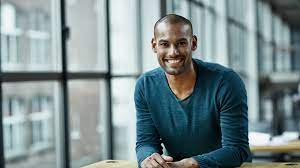
#> input picture image-editing/img.png, 300 x 168 px
$ python image_editing.py --image img.png
#> lines starting #> are read from the running program, lines starting #| are printed output that depends on the picture; after the words box and inside, x2 and y2 are one past the last pixel; in counts of white or black regions, pixels touching at a corner belong together
import cv2
import argparse
import imutils

ap = argparse.ArgumentParser()
ap.add_argument("-i", "--image", type=str, required=True,
	help="path to input image")
args = vars(ap.parse_args())

image = cv2.imread(args["image"]) # reads image
#> image is the input picture: shape (168, 300, 3); mean B, G, R 142.8, 140.8, 124.3
cv2.imshow("Image",image)
cv2.waitKey(0)

resize = imutils.resize(image, width = 500, inter = cv2.INTER_CUBIC)
cv2.imshow("resize", resize)
cv2.waitKey(0)

rotate = imutils.rotate(image,10,center=(10,10))
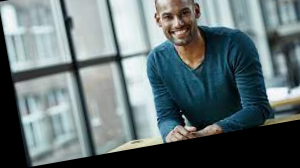
#> rotate: shape (168, 300, 3); mean B, G, R 116.3, 114.4, 100.4
cv2.imshow("rotate", rotate)
cv2.waitKey(0)

(B,G,R) = cv2.split(image)
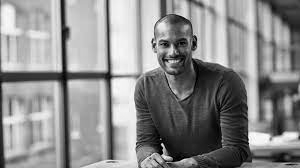
#> G: shape (168, 300); min 0, max 255, mean 140.8
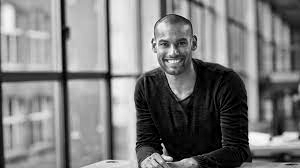
#> R: shape (168, 300); min 0, max 255, mean 124.3

cv2.imshow("R",R)
cv2.waitKey(0)
cv2.imshow("G",G)
cv2.waitKey(0)
cv2.imshow("B",B)
cv2.waitKey(0)
merge = cv2.merge([B,G,R])
cv2.imshow("merged",merge)
cv2.waitKey(0)

cv2.rectangle(image,(100,30),(275,200),(0,0,255),2)
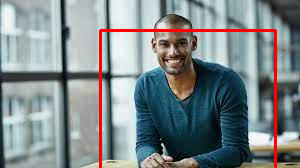
#> image: shape (168, 300, 3); 2.67% of pixels changed, all inside (x1, y1, x2, y2) = (99, 29, 277, 168)
cv2.circle(image, (140, 133), 20, (0, 0, 255), 0)
cv2.imshow("Drawing", image)
cv2.waitKey(0)

cv2.putText(image, "OpenCV", (10,  25), cv2.FONT_HERSHEY_SIMPLEX,
	0.8, (0,0,255), 2)
cv2.imshow("Text",image)
cv2.waitKey(0)

flipped = cv2.flip(image, 1)
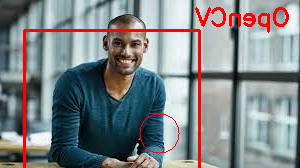
#> flipped: shape (168, 300, 3); mean B, G, R 135.6, 133.7, 128.8
cv2.imshow("Flipped Horizontally", flipped)
cv2.waitKey(0)

flipped = cv2.flip(image, 0)
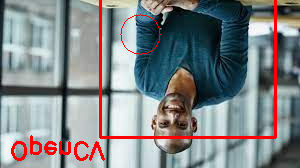
#> flipped: shape (168, 300, 3); mean B, G, R 135.6, 133.7, 128.8
cv2.imshow("Flipped Vertically", flipped)
cv2.waitKey(0)

flipped = cv2.flip(image, -1)
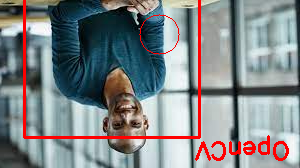
#> flipped: shape (168, 300, 3); mean B, G, R 135.6, 133.7, 128.8
cv2.imshow("Flipped Horizontally & Vertically", flipped)
cv2.waitKey(0)
